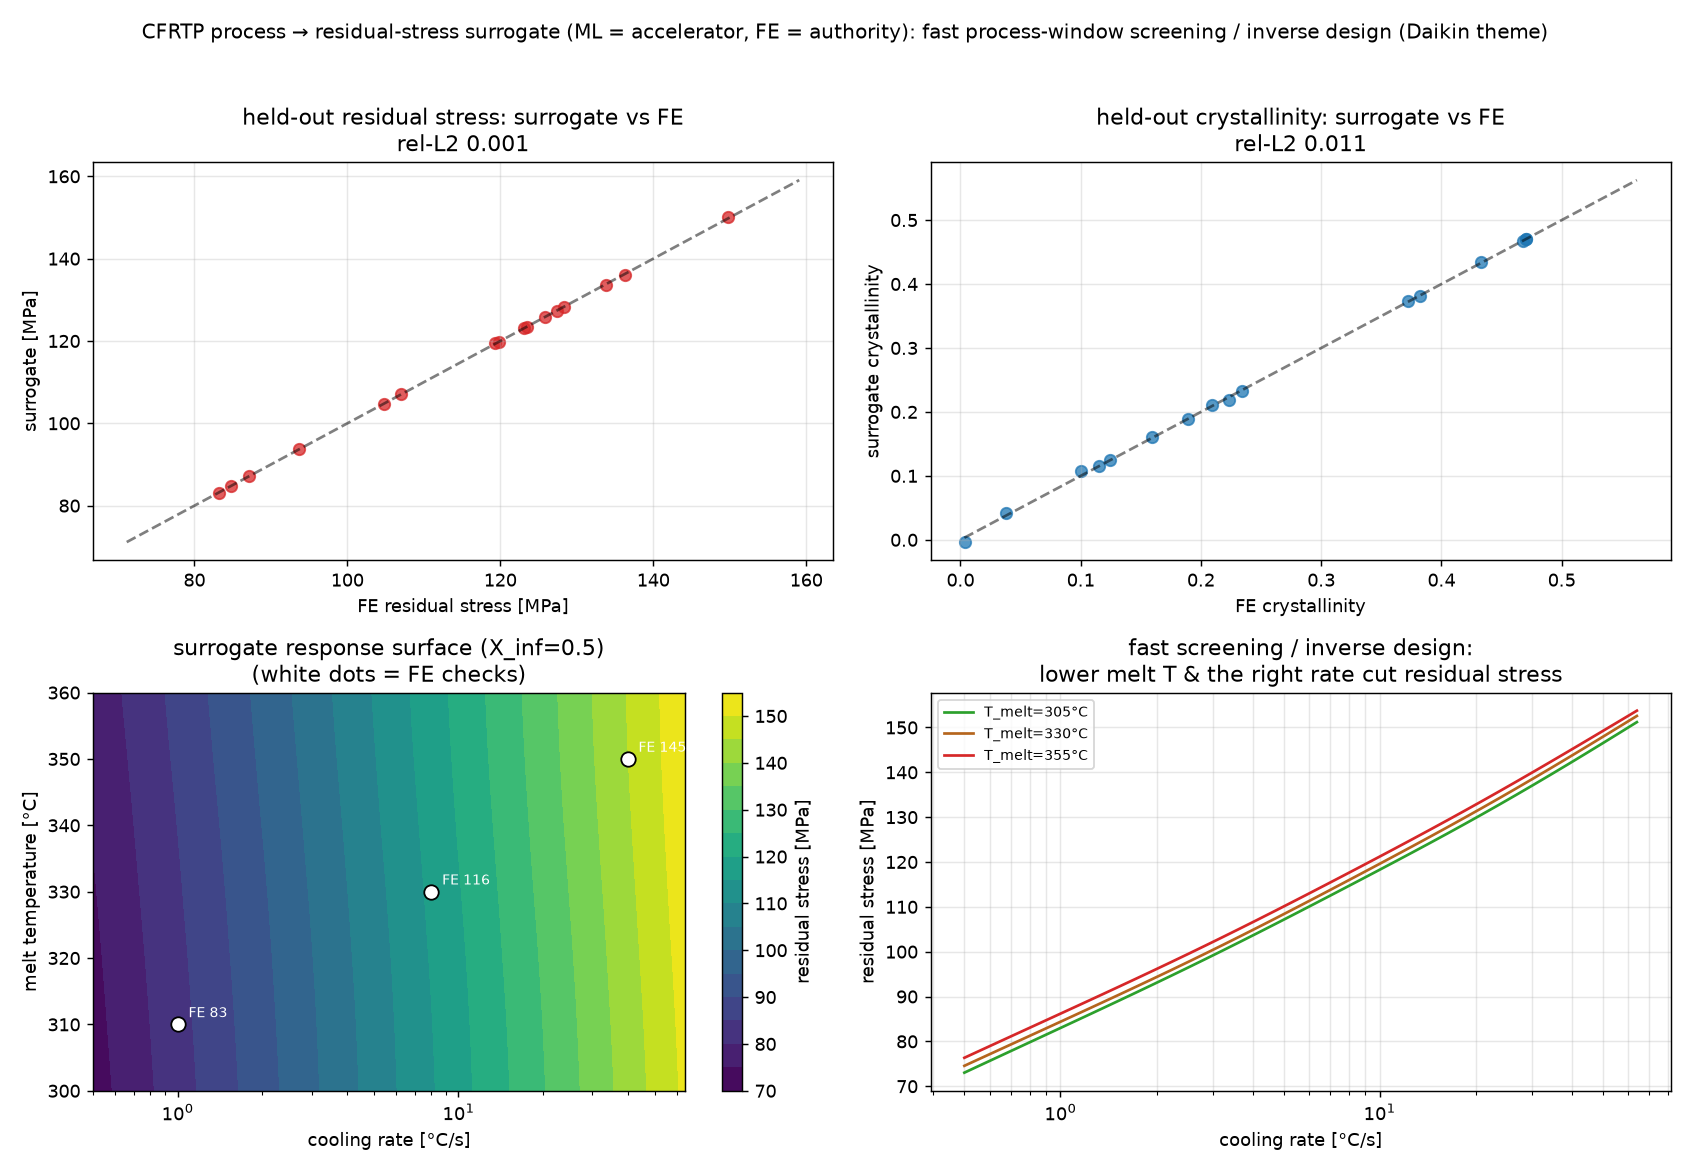

Write Python code to recreate this figure.
"""cfrtp_process_surrogate.py — process -> residual-stress SURROGATE for the CFRTP theme
(Daikin/NEDO, research/MEMO_cfrp_residual_stress_collab.md), the ML-as-accelerator
layer sitting on top of the thermo-viscoelastic CFRTP FE
(cfrtp_viscoelastic_residual_stress.py). Same posture as ㉑: FE is the accuracy
authority and generates the data; the net just screens the process space fast for
process-window design / inverse design.

Task: the manufacturing PROCESS knobs
    (cooling rate, melt/process temperature, material crystallization propensity X_inf)
map to the RESIDUAL state (peak residual sigma_xx and attained crystallinity). We run
the viscoelastic FE across a Latin-hypercube-ish grid of process settings to build the
dataset, hold out a random subset, and train a small MLP surrogate. It then predicts an
unseen process setting's residual stress in microseconds (vs an FE solve), giving a
fast response surface for "which cooling schedule minimizes residual stress?".

Reported: held-out relative error of the surrogate for residual stress and crystallinity,
and a (cooling-rate x melt-temperature) response surface with FE check points.

Honest scope: the FE data itself is the reduced thermo-viscoelastic seed (not data-
calibrated), and the 3-parameter process space is smooth, so the surrogate's role is
fast screening / inverse design, not extrapolation; FE remains the authority. No new
physics here. Physics leads; ML is the subordinate accelerator.

Run:  python3 cfrtp_process_surrogate.py     (runs the FE sweep, then trains)
      python3 cfrtp_process_surrogate.py --help
"""
from __future__ import annotations

import argparse

import numpy as np
import torch
import torch.nn as nn

import cfrtp_residual_stress_fe as base
import cfrtp_viscoelastic_residual_stress as ve

SEED = 20260726


def fe_residual(rate, t_melt, x_inf, nx=24, nz=10, nstep=26):
    """One viscoelastic-FE evaluation: process setting -> (peak residual sigma_xx [MPa],
    attained crystallinity). Sets the base-module globals the FE reads."""
    base.T_MELT = t_melt; base.X_INF = x_inf
    _, _, sig, _, _, _, _, Xf, _, _ = ve.solve(nx, nz, nstep, rate=rate, viscoelastic=True)
    return float(np.max(np.abs(sig[:, 0])) / 1e6), float(Xf.max())


def build_dataset(nsamp, rng):
    lo = np.array([np.log10(0.5), 300.0, 0.40])         # log10(rate), T_melt, X_inf
    hi = np.array([np.log10(64.0), 360.0, 0.60])
    P = lo + (hi - lo) * rng.random((nsamp, 3))
    Y = np.zeros((nsamp, 2))
    for i, (lr, tm, xi) in enumerate(P):
        Y[i] = fe_residual(10 ** lr, tm, xi)
    return P, Y


class MLP(nn.Module):
    def __init__(self, nin=3, nout=2, width=64):
        super().__init__()
        self.net = nn.Sequential(
            nn.Linear(nin, width), nn.SiLU(),
            nn.Linear(width, width), nn.SiLU(),
            nn.Linear(width, width), nn.SiLU(),
            nn.Linear(width, nout))

    def forward(self, x):
        return self.net(x)


def main():
    ap = argparse.ArgumentParser(description=__doc__,
                                 formatter_class=argparse.RawDescriptionHelpFormatter)
    ap.add_argument("--nsamp", type=int, default=64, help="FE process samples")
    ap.add_argument("--ntest", type=int, default=16)
    ap.add_argument("--epochs", type=int, default=3000)
    ap.add_argument("--out", type=str, default="cfrtp_process_surrogate.png")
    args = ap.parse_args()
    torch.manual_seed(SEED); np.random.seed(SEED)
    rng = np.random.default_rng(SEED)

    print(f"generating {args.nsamp} viscoelastic-FE process samples ...")
    P, Y = build_dataset(args.nsamp, rng)

    perm = rng.permutation(args.nsamp)
    te = np.sort(perm[:args.ntest]); tr = np.sort(perm[args.ntest:])
    p_mu, p_sd = P[tr].mean(0), P[tr].std(0) + 1e-9
    y_mu, y_sd = Y[tr].mean(0), Y[tr].std(0) + 1e-9
    Pn = (P - p_mu) / p_sd; Yn = (Y - y_mu) / y_sd
    Pt = torch.tensor(Pn, dtype=torch.float32); Yt = torch.tensor(Yn, dtype=torch.float32)
    tri = torch.tensor(tr)

    net = MLP()
    opt = torch.optim.Adam(net.parameters(), lr=3e-3)
    sch = torch.optim.lr_scheduler.StepLR(opt, 1200, 0.5)
    for ep in range(args.epochs):
        opt.zero_grad()
        loss = ((net(Pt[tri]) - Yt[tri]) ** 2).mean()
        loss.backward(); opt.step(); sch.step()
        if (ep + 1) % 1000 == 0:
            print(f"  epoch {ep+1} train MSE {loss.item():.4e}")

    net.eval()
    with torch.no_grad():
        pred = net(Pt).numpy() * y_sd + y_mu
    def rl2(a, b):
        return float(np.linalg.norm(a - b) / (np.linalg.norm(b) + 1e-12))
    e_sig = rl2(pred[te, 0], Y[te, 0]); e_x = rl2(pred[te, 1], Y[te, 1])
    print(f"\nCFRTP process->residual surrogate ({len(tr)} train / {len(te)} held-out):")
    print(f"  held-out residual-stress rel-L2 {e_sig:.3f}; crystallinity rel-L2 {e_x:.3f}")

    # response surface over (cooling rate, melt temp) at mid crystallinity, from the net
    x_inf0 = 0.50
    rr = np.logspace(np.log10(0.5), np.log10(64), 40)
    tt = np.linspace(300, 360, 40)
    RR, TT = np.meshgrid(rr, tt)
    grid = np.stack([np.log10(RR).ravel(), TT.ravel(), np.full(RR.size, x_inf0)], 1)
    with torch.no_grad():
        Sg = (net(torch.tensor((grid - p_mu) / p_sd, dtype=torch.float32)).numpy()
              * y_sd + y_mu)[:, 0].reshape(RR.shape)
    # a few FE checks on the surface
    chk = [(1.0, 310, x_inf0), (8.0, 330, x_inf0), (40.0, 350, x_inf0)]
    chk_fe = [fe_residual(r, t, x) for r, t, x in chk]

    _plot(args.out, pred, Y, te, e_sig, e_x, rr, tt, RR, TT, Sg, chk, chk_fe)
    print(f"wrote {args.out}")


def _plot(out, pred, Y, te, e_sig, e_x, rr, tt, RR, TT, Sg, chk, chk_fe):
    import matplotlib
    matplotlib.use("Agg")
    import matplotlib.pyplot as plt
    fig, ax = plt.subplots(2, 2, figsize=(13, 9))

    lim = [Y[:, 0].min() * 0.9, Y[:, 0].max() * 1.05]
    ax[0, 0].plot(lim, lim, "k--", alpha=0.5)
    ax[0, 0].scatter(Y[te, 0], pred[te, 0], s=40, color="#d62728", alpha=0.75)
    ax[0, 0].set_xlabel("FE residual stress [MPa]"); ax[0, 0].set_ylabel("surrogate [MPa]")
    ax[0, 0].set_title(f"held-out residual stress: surrogate vs FE\nrel-L2 {e_sig:.3f}")
    ax[0, 0].grid(True, alpha=0.3)

    lim2 = [Y[:, 1].min() * 0.9, Y[:, 1].max() * 1.05]
    ax[0, 1].plot(lim2, lim2, "k--", alpha=0.5)
    ax[0, 1].scatter(Y[te, 1], pred[te, 1], s=40, color="#1f77b4", alpha=0.75)
    ax[0, 1].set_xlabel("FE crystallinity"); ax[0, 1].set_ylabel("surrogate crystallinity")
    ax[0, 1].set_title(f"held-out crystallinity: surrogate vs FE\nrel-L2 {e_x:.3f}")
    ax[0, 1].grid(True, alpha=0.3)

    cs = ax[1, 0].contourf(RR, TT, Sg, levels=18, cmap="viridis")
    fig.colorbar(cs, ax=ax[1, 0], label="residual stress [MPa]")
    for (r, t, x), v in zip(chk, chk_fe):
        ax[1, 0].plot(r, t, "o", ms=8, color="white", mec="k")
        ax[1, 0].annotate(f"FE {v[0]:.0f}", (r, t), textcoords="offset points",
                          xytext=(6, 4), fontsize=8, color="white")
    ax[1, 0].set_xscale("log")
    ax[1, 0].set_xlabel("cooling rate [°C/s]"); ax[1, 0].set_ylabel("melt temperature [°C]")
    ax[1, 0].set_title("surrogate response surface (X_inf=0.5)\n(white dots = FE checks)")

    # inverse-design read-off: residual stress vs cooling rate at 3 melt temps
    for t, c in [(305, "#2ca02c"), (330, "#b5651d"), (355, "#d62728")]:
        row = np.argmin(np.abs(tt - t))
        ax[1, 1].semilogx(rr, Sg[row], "-", color=c, label=f"T_melt={t}°C")
    ax[1, 1].set_xlabel("cooling rate [°C/s]"); ax[1, 1].set_ylabel("residual stress [MPa]")
    ax[1, 1].set_title("fast screening / inverse design:\nlower melt T & the right rate cut residual stress")
    ax[1, 1].legend(fontsize=8); ax[1, 1].grid(True, which="both", alpha=0.3)

    fig.suptitle("CFRTP process → residual-stress surrogate (ML = accelerator, FE = authority): "
                 "fast process-window screening / inverse design (Daikin theme)", fontsize=11)
    fig.tight_layout(rect=[0, 0, 1, 0.96])
    fig.savefig(out, dpi=130)


if __name__ == "__main__":
    main()
